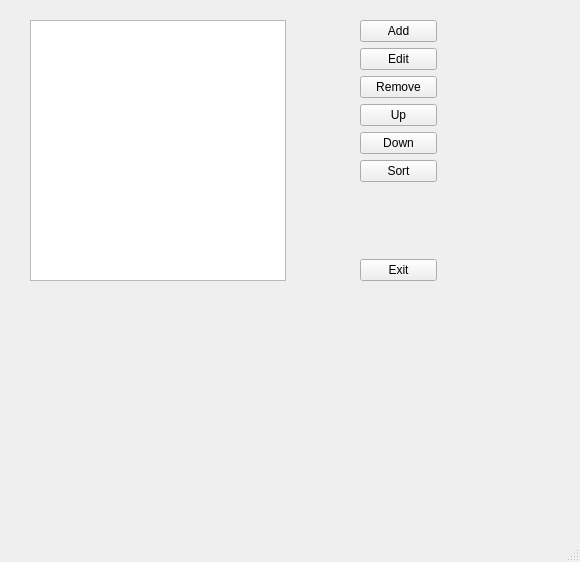
<?xml version="1.0" encoding="UTF-8"?>
<ui version="4.0">
 <class>MainWindow</class>
 <widget class="QMainWindow" name="MainWindow">
  <property name="geometry">
   <rect>
    <x>0</x>
    <y>0</y>
    <width>580</width>
    <height>562</height>
   </rect>
  </property>
  <property name="windowTitle">
   <string>MainWindow</string>
  </property>
  <widget class="QWidget" name="centralwidget">
   <widget class="QListWidget" name="ListItems">
    <property name="geometry">
     <rect>
      <x>30</x>
      <y>20</y>
      <width>256</width>
      <height>261</height>
     </rect>
    </property>
   </widget>
   <widget class="QWidget" name="">
    <property name="geometry">
     <rect>
      <x>360</x>
      <y>20</y>
      <width>77</width>
      <height>261</height>
     </rect>
    </property>
    <layout class="QVBoxLayout" name="verticalLayout">
     <item>
      <widget class="QPushButton" name="btnAdd">
       <property name="text">
        <string>Add</string>
       </property>
      </widget>
     </item>
     <item>
      <widget class="QPushButton" name="btnEdit">
       <property name="text">
        <string>Edit</string>
       </property>
      </widget>
     </item>
     <item>
      <widget class="QPushButton" name="btnRemove">
       <property name="text">
        <string>Remove</string>
       </property>
      </widget>
     </item>
     <item>
      <widget class="QPushButton" name="btnUp">
       <property name="text">
        <string>Up</string>
       </property>
      </widget>
     </item>
     <item>
      <widget class="QPushButton" name="btnDown">
       <property name="text">
        <string>Down</string>
       </property>
      </widget>
     </item>
     <item>
      <widget class="QPushButton" name="btnSort">
       <property name="text">
        <string>Sort</string>
       </property>
      </widget>
     </item>
     <item>
      <spacer name="verticalSpacer">
       <property name="orientation">
        <enum>Qt::Vertical</enum>
       </property>
       <property name="sizeHint" stdset="0">
        <size>
         <width>20</width>
         <height>40</height>
        </size>
       </property>
      </spacer>
     </item>
     <item>
      <widget class="QPushButton" name="pushButton_5">
       <property name="text">
        <string>Exit</string>
       </property>
      </widget>
     </item>
    </layout>
   </widget>
  </widget>
  <widget class="QMenuBar" name="menubar">
   <property name="geometry">
    <rect>
     <x>0</x>
     <y>0</y>
     <width>580</width>
     <height>21</height>
    </rect>
   </property>
  </widget>
  <widget class="QStatusBar" name="statusbar"/>
 </widget>
 <resources/>
 <connections/>
</ui>
